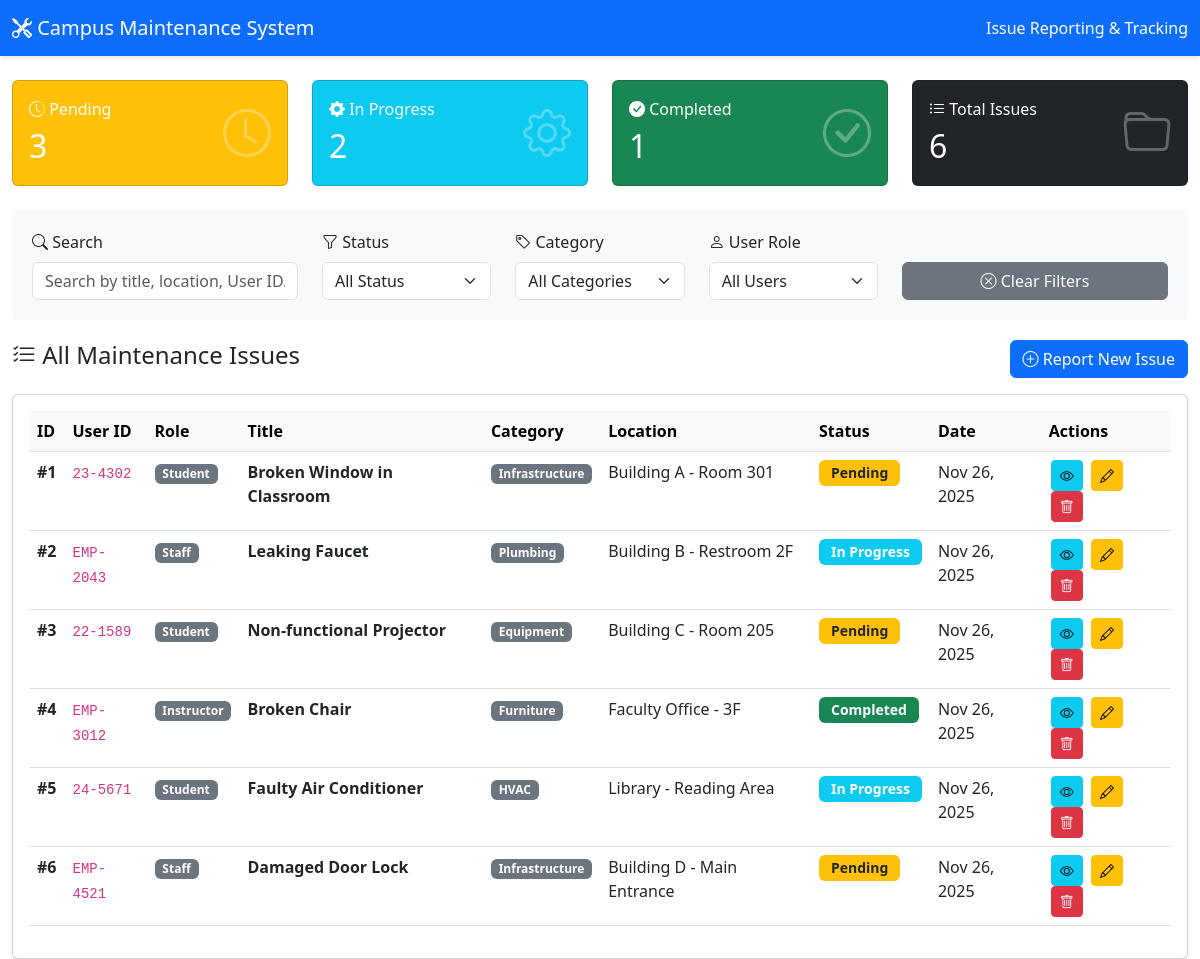
The page / on the database its author committed.
### tables this page shows
CREATE TABLE IF NOT EXISTS issues (
    id INT AUTO_INCREMENT PRIMARY KEY,
    user_id VARCHAR(50) NOT NULL,
    user_role ENUM('Student', 'Staff', 'Instructor') NOT NULL,
    title VARCHAR(255) NOT NULL,
    description TEXT NOT NULL,
    category VARCHAR(100) NOT NULL,
    location VARCHAR(255) NOT NULL,
    image VARCHAR(255) NULL,
    status ENUM('Pending', 'In Progress', 'Completed') DEFAULT 'Pending',
    created_at TIMESTAMP DEFAULT CURRENT_TIMESTAMP,
    updated_at TIMESTAMP DEFAULT CURRENT_TIMESTAMP ON UPDATE CURRENT_TIMESTAMP,
    INDEX idx_status (status),
    INDEX idx_category (category),
    INDEX idx_user_role (user_role),
    INDEX idx_user_id (user_id)
);

### app/Controllers/IssueController.php (called while the page is built, shortened)
<?php
require_once __DIR__ . '/../Models/Issue.php';
class IssueController
{
  private $issueModel;
  public function __construct()
  {
    $this->issueModel = new Issue();
  }
  public function index()
  {
    $issues = $this->issueModel->getAll();
    $pendingCount = $this->issueModel->getCountByStatus('Pending');
    $inProgressCount = $this->issueModel->getCountByStatus('In Progress');
    $completedCount = $this->issueModel->getCountByStatus('Completed');
    require_once __DIR__ . '/../Views/issues/index.php';
  }
}

### app/Models/Issue.php (called while the page is built, shortened)
<?php
require_once __DIR__ . '/../../config/database.php';
class Issue
{
  private $conn;
  private $table = 'issues';
  public function __construct()
  {
    $database = new Database();
    $this->conn = $database->connect();
  }
  public function getAll()
  {
    $query = "SELECT * FROM " . $this->table . " ORDER BY created_at DESC";
    $result = $this->conn->query($query);
    if ($result) {
      return $result->fetch_all(MYSQLI_ASSOC);
    }
    return [];
  }
  public function getCountByStatus($status)
  {
    $query = "SELECT COUNT(*) as count FROM " . $this->table . " WHERE status = ?";
    $stmt = $this->conn->prepare($query);
    $stmt->bind_param("s", $status);
    $stmt->execute();
    $result = $stmt->get_result();
    $row = $result->fetch_assoc();
    return $row['count'];
  }
}

### config/database.php (called while the page is built, shortened)
<?php
class Database
{
  private $host = DB_HOST;
  private $user = DB_USER;
  private $pass = DB_PASS;
  private $dbname = DB_NAME;
  public function connect()
  {
    $this->conn = null;
    try {
      $this->conn = new mysqli($this->host, $this->user, $this->pass, $this->dbname);
      $this->conn->set_charset("utf8mb4");
    } catch (Exception $e) {
      die("Database Connection Error: " . $e->getMessage());
    }
    return $this->conn;
  }
}

### app/Views/Issues/index.php (the view, shortened to what this page needs)
<!DOCTYPE html>
<html lang="en">
<head>
  <link href="https://cdn.jsdelivr.net/npm/bootstrap@5.3.0/dist/css/bootstrap.min.css" rel="stylesheet">
  <link rel="stylesheet" href="https://cdn.jsdelivr.net/npm/bootstrap-icons@1.10.0/font/bootstrap-icons.css">
</head>
<body>
  <nav class="navbar navbar-expand-lg navbar-dark bg-primary">
    <div class="container-fluid">
      <a class="navbar-brand" href="index.php">
        <i class="bi bi-tools"></i> Campus Maintenance System
      </a>
      <span class="navbar-text text-white">
        Issue Reporting & Tracking
      </span>
    </div>
  </nav>
  <div class="container-fluid mt-4">
    <div class="row mb-4">
      <div class="col-md-3">
        <div class="card text-white bg-warning stat-card" onclick="filterByStatus('Pending')">
          <div class="card-body">
            <div class="d-flex justify-content-between align-items-center">
              <div>
                <h6 class="card-title mb-0"><i class="bi bi-clock-history"></i> Pending</h6>
                <h2 class="mt-2 mb-0"><?php echo $pendingCount; ?></h2>
              </div>
              <i class="bi bi-clock" style="font-size: 3rem; opacity: 0.3;"></i>
            </div>
          </div>
        </div>
      </div>
      <div class="col-md-3">
        <div class="card text-white bg-info stat-card" onclick="filterByStatus('In Progress')">
          <div class="card-body">
            <div class="d-flex justify-content-between align-items-center">
              <div>
                <h6 class="card-title mb-0"><i class="bi bi-gear-fill"></i> In Progress</h6>
                <h2 class="mt-2 mb-0"><?php echo $inProgressCount; ?></h2>
              </div>
              <i class="bi bi-gear" style="font-size: 3rem; opacity: 0.3;"></i>
            </div>
          </div>
        </div>
      </div>
      <div class="col-md-3">
        <div class="card text-white bg-success stat-card" onclick="filterByStatus('Completed')">
          <div class="card-body">
            <div class="d-flex justify-content-between align-items-center">
              <div>
                <h6 class="card-title mb-0"><i class="bi bi-check-circle-fill"></i> Completed</h6>
                <h2 class="mt-2 mb-0"><?php echo $completedCount; ?></h2>
              </div>
              <i class="bi bi-check-circle" style="font-size: 3rem; opacity: 0.3;"></i>
            </div>
          </div>
        </div>
      </div>
      <div class="col-md-3">
        <div class="card text-white bg-dark stat-card">
          <div class="card-body">
            <div class="d-flex justify-content-between align-items-center">
              <div>
                <h6 class="card-title mb-0"><i class="bi bi-list-ul"></i> Total Issues</h6>
                <h2 class="mt-2 mb-0"><?php echo count($issues); ?></h2>
              </div>
              <i class="bi bi-folder" style="font-size: 3rem; opacity: 0.3;"></i>
            </div>
          </div>
        </div>
      </div>
    </div>
    <div class="filter-section">
      <div class="row">
        <div class="col-md-3 mb-3 mb-md-0">
          <label class="form-label"><i class="bi bi-search"></i> Search</label>
          <input type="text" id="searchInput" class="form-control"
            placeholder="Search by title, location, User ID...">
        </div>
        <div class="col-md-2 mb-3 mb-md-0">
          <label class="form-label"><i class="bi bi-funnel"></i> Status</label>
          <select id="statusFilter" class="form-select">
            <option value="">All Status</option>
          </select>
        </div>
        <div class="col-md-2 mb-3 mb-md-0">
          <label class="form-label"><i class="bi bi-tag"></i> Category</label>
          <select id="categoryFilter" class="form-select">
            <option value="">All Categories</option>
          </select>
        </div>
        <div class="col-md-2 mb-3 mb-md-0">
          <label class="form-label"><i class="bi bi-person"></i> User Role</label>
          <select id="userRoleFilter" class="form-select">
            <option value="">All Users</option>
          </select>
        </div>
        <div class="col-md-3">
          <label class="form-label">&nbsp;</label>
          <div class="d-grid gap-2">
            <button class="btn btn-secondary" onclick="clearFilters()">
              <i class="bi bi-x-circle"></i> Clear Filters
            </button>
          </div>
        </div>
      </div>
    </div>
    <div class="d-flex justify-content-between align-items-center mb-3">
      <h4><i class="bi bi-list-check"></i> All Maintenance Issues</h4>
      <a href="index.php?action=create" class="btn btn-primary">
        <i class="bi bi-plus-circle"></i> Report New Issue
      </a>
    </div>
    <div class="card shadow-sm">
      <div class="card-body">
        <div class="table-responsive">
          <table class="table table-hover" id="issuesTable">
            <thead class="table-light">
              <tr>
                <th>ID</th>
                <th>User ID</th>
                <th>Role</th>
                <th>Title</th>
                <th>Category</th>
                <th>Location</th>
                <th>Status</th>
                <th>Date</th>
                <th>Actions</th>
              </tr>
            </thead>
            <tbody id="issuesTableBody">
              <?php if (empty($issues)): ?>
                <tr id="noDataRow">
                  <td colspan="9" class="text-center py-5">
                    <i class="bi bi-inbox" style="font-size: 3rem; color: #ccc;"></i>
                    <p class="text-muted mt-3">No issues reported yet</p>
                    <a href="index.php?action=create" class="btn btn-primary">Report First Issue</a>
                  </td>
                </tr>
              <?php else: ?>
                <?php foreach ($issues as $issue): ?>
                  <tr data-status="<?php echo $issue['status']; ?>"
                    data-category="<?php echo $issue['category']; ?>"
                    data-user-role="<?php echo $issue['user_role']; ?>"
                    data-search-text="<?php echo strtolower($issue['title'] . ' ' . $issue['location'] . ' ' . $issue['user_id'] . ' ' . $issue['description']); ?>">
                    <td><strong>#<?php echo $issue['id']; ?></strong></td>
                    <td><code><?php echo htmlspecialchars($issue['user_id']); ?></code></td>
                    <td>
                      <span class="badge bg-secondary">
                        <?php echo $issue['user_role']; ?>
                      </span>
                    </td>
                    <td>
                      <strong><?php echo htmlspecialchars($issue['title']); ?></strong>
                    </td>
                    <td><span class="badge bg-secondary"><?php echo htmlspecialchars($issue['category']); ?></span></td>
                    <td><?php echo htmlspecialchars($issue['location']); ?></td>
                    <td>
                      <?php
                      $statusClass = '';
                      switch ($issue['status']) {
                        case 'Pending':
                          $statusClass = 'bg-warning text-dark';
                          break;
                        case 'In Progress':
                          $statusClass = 'bg-info';
                          break;
                        case 'Completed':
                          $statusClass = 'bg-success';
                          break;
                      }
                      ?>
                      <span class="badge <?php echo $statusClass; ?> badge-status">
                        <?php echo $issue['status']; ?>
                      </span>
                    </td>
                    <td><?php echo date('M d, Y', strtotime($issue['created_at'])); ?></td>
                    <td class="table-actions">
                      <a href="index.php?action=show&id=<?php echo $issue['id']; ?>"
                        class="btn btn-sm btn-info" title="View Details">
                        <i class="bi bi-eye"></i>
                      </a>
                      <a href="index.php?action=edit&id=<?php echo $issue['id']; ?>"
                        class="btn btn-sm btn-warning" title="Edit">
                        <i class="bi bi-pencil"></i>
                      </a>
                      <button type="button" class="btn btn-sm btn-danger"
                        data-bs-toggle="modal"
                        data-bs-target="#deleteModal<?php echo $issue['id']; ?>"
                        title="Delete">
                        <i class="bi bi-trash"></i>
                      </button>
                    </td>
                  </tr>
                <?php endforeach; ?>
              <?php endif; ?>
            </tbody>
          </table>
        </div>
      </div>
    </div>
  </div>
</body>
</html>

### public/index.php (shortened to what this page needs)
<?php
require_once __DIR__ . '/../app/Controllers/IssueController.php';
$controller = new IssueController();
$action = isset($_GET['action']) ? $_GET['action'] : 'index';
switch ($action) {
  case 'index':
    $controller->index();
    break;
}

### app/Views/Issues/index.php (style rules this page uses)
:root { --primary-color: #0d6efd; --secondary-color: #6c757d; }
.navbar { box-shadow: 0 2px 4px rgba(0, 0, 0, 0.1); }
.stat-card { transition: transform 0.2s; cursor: pointer; }
.table-actions .btn { margin: 0 2px; }
.filter-section { background: #f8f9fa; padding: 20px; border-radius: 8px; margin-bottom: 20px; }
.badge-status { padding: 6px 12px; font-size: 0.875rem; }

### rows shown on the page
issues: id "1", user "23-4302", user_role "Student", title "Broken Window in Classroom", category "Infrastructure", location "Building A - Room 301", status "Pending", created_at "Nov 26, 2025"
issues: id "2", user "EMP-2043", user_role "Staff", title "Leaking Faucet", category "Plumbing", location "Building B - Restroom 2F", status "In Progress", created_at "Nov 26, 2025"
issues: id "3", user "22-1589", user_role "Student", title "Non-functional Projector", category "Equipment", location "Building C - Room 205", status "Pending", created_at "Nov 26, 2025"
issues: id "4", user "EMP-3012", user_role "Instructor", title "Broken Chair", category "Furniture", location "Faculty Office - 3F", status "Completed", created_at "Nov 26, 2025"
issues: id "5", user "24-5671", user_role "Student", title "Faulty Air Conditioner", category "HVAC", location "Library - Reading Area", status "In Progress", created_at "Nov 26, 2025"
issues: id "6", user "EMP-4521", user_role "Staff", title "Damaged Door Lock", category "Infrastructure", location "Building D - Main Entrance", status "Pending", created_at "Nov 26, 2025"

### other values the page prints
$pendingCount "3"
$inProgressCount "2"
$completedCount "1"
count($issues) "6"
